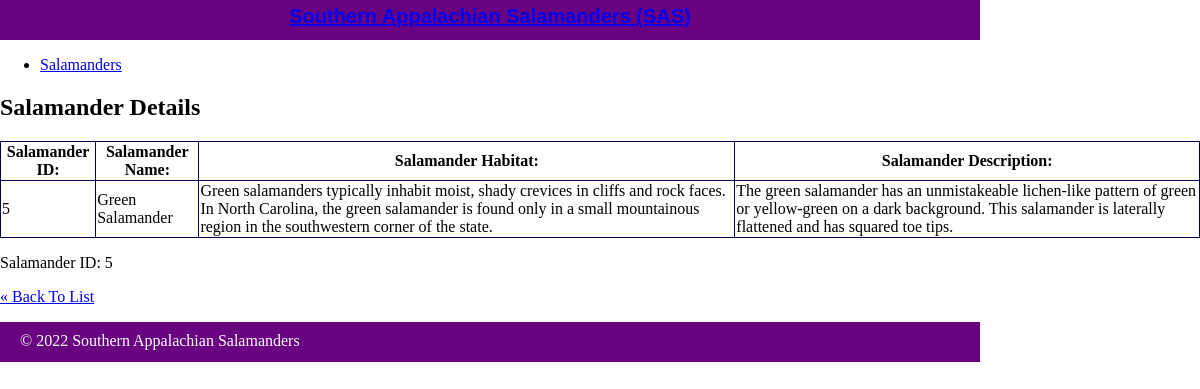
Page /salamanders/show.php?id=5 on the committed database.
### tables this page shows
CREATE TABLE `salamander` (
  `id` int(11) NOT NULL AUTO_INCREMENT PRIMARY KEY,
  `name` varchar(255) NOT NULL,
  `habitat` text,
  `description` text
);

### private/query_functions.php (called while the page is built, shortened)
<?php
  function find_salamander_by_id($id) {
    global $db;
    $sql = "SELECT * FROM salamander ";
    $sql .= "WHERE id='" . $id . "'";
    $result = mysqli_query($db, $sql);
    $salamander = mysqli_fetch_assoc($result);
    return $salamander;
  }

### private/functions.php (called while the page is built, shortened)
<?php
function url_for($script_path) {
  if($script_path[0] != '/') {
    $script_path = "/" . $script_path;
  }
  return WWW_ROOT . $script_path;
}
function h($string="") {
  return htmlspecialchars($string);
}
?>

### public/salamanders/show.php (the view, shortened to what this page needs)
<?php
  $id = $_GET['id'] ?? '1' ;
  $salamander = find_salamander_by_id($id);
  include(SHARED_PATH . '/salamander-header.php');
?>
<html>
  <h2>Salamander Details</h2>
  <table border="1">
    <tr>
      <th>Salamander ID: </th>
      <th>Salamander Name: </th>
      <th>Salamander Habitat: </th>
      <th>Salamander Description: </th>
    </tr>
    <tr>
      <td>
        <?php echo h($salamander['id']); ?>
      </td>
      <td>
        <?php echo h($salamander['name']); ?>
      </td>
      <td>
        <?php echo h($salamander['habitat']); ?>
      </td>
      <td>
        <?php echo h($salamander['description']); ?>
      </td>
    </tr>
  </table>
  <p>Salamander ID: <?php echo h($id); ?></p>
  <p>
    <a class="back-link" href="<?php echo url_for('/salamanders/index.php'); ?>">&laquo; Back To List</a>
  </p>
</html>
<?php include(SHARED_PATH . '/salamander-footer.php'); ?>

### public/stylesheets/salamanders.css (style rules this page uses)
html { height: 100%; width: 100%; }
body { height: 980px; width: 100%; margin: 0; padding: 0; }
table { border-collapse: collapse; vertical-align: top; }

### private/shared/salamander-header.php (style rules this page uses)
table, tr, th, td { border: solid #005 1px; }

### rows in the picture
salamander: id "5", name "Green Salamander", habitat "Green salamanders typically inhabit moist, shady crevices in cliffs and rock faces. In North Carolina, the green salamander is found only in a small mountainous region in the southwestern corner of the state.", description "The green salamander has an unmistakeable lichen-like pattern of green or yellow-green on a dark background. This salamander is laterally flattened and has squared toe tips."

### other values in the picture
$id "5"
